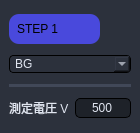
<?xml version="1.0" encoding="UTF-8"?>
<ui version="4.0">
 <class>test_pattern</class>
 <widget class="QWidget" name="test_pattern">
  <property name="geometry">
   <rect>
    <x>0</x>
    <y>0</y>
    <width>140</width>
    <height>133</height>
   </rect>
  </property>
  <property name="minimumSize">
   <size>
    <width>140</width>
    <height>133</height>
   </size>
  </property>
  <property name="maximumSize">
   <size>
    <width>140</width>
    <height>133</height>
   </size>
  </property>
  <property name="windowTitle">
   <string>Form</string>
  </property>
  <property name="styleSheet">
   <string notr="true">background-color: rgb(44, 49, 60);
border-radius: 10px;</string>
  </property>
  <layout class="QGridLayout" name="gridLayout_3">
   <property name="leftMargin">
    <number>0</number>
   </property>
   <property name="topMargin">
    <number>0</number>
   </property>
   <property name="rightMargin">
    <number>0</number>
   </property>
   <property name="bottomMargin">
    <number>0</number>
   </property>
   <item row="0" column="0">
    <widget class="QStackedWidget" name="page">
     <property name="currentIndex">
      <number>1</number>
     </property>
     <widget class="QWidget" name="page1">
      <property name="enabled">
       <bool>true</bool>
      </property>
      <layout class="QGridLayout" name="gridLayout">
       <item row="0" column="0">
        <widget class="QFrame" name="frame">
         <property name="styleSheet">
          <string notr="true">border:none;</string>
         </property>
         <property name="frameShape">
          <enum>QFrame::StyledPanel</enum>
         </property>
         <property name="frameShadow">
          <enum>QFrame::Raised</enum>
         </property>
         <layout class="QGridLayout" name="gridLayout_2">
          <property name="leftMargin">
           <number>0</number>
          </property>
          <property name="topMargin">
           <number>0</number>
          </property>
          <property name="rightMargin">
           <number>0</number>
          </property>
          <property name="bottomMargin">
           <number>0</number>
          </property>
          <property name="spacing">
           <number>0</number>
          </property>
         </layout>
        </widget>
       </item>
      </layout>
     </widget>
     <widget class="QWidget" name="page2">
      <layout class="QGridLayout" name="gridLayout_4">
       <item row="0" column="0" colspan="2">
        <widget class="QLabel" name="Step_label">
         <property name="minimumSize">
          <size>
           <width>0</width>
           <height>25</height>
          </size>
         </property>
         <property name="maximumSize">
          <size>
           <width>16777215</width>
           <height>30</height>
          </size>
         </property>
         <property name="styleSheet">
          <string notr="true">font:17px &quot;游ゴシック&quot;;
color: rgb(0, 0, 0);
padding-left:5px;
background-color: rgb(73, 73, 220);
border:none;</string>
         </property>
         <property name="text">
          <string>STEP 1</string>
         </property>
        </widget>
       </item>
       <item row="0" column="2">
        <widget class="QFrame" name="frame_3">
         <property name="styleSheet">
          <string notr="true">border:none;</string>
         </property>
         <property name="frameShape">
          <enum>QFrame::StyledPanel</enum>
         </property>
         <property name="frameShadow">
          <enum>QFrame::Raised</enum>
         </property>
         <layout class="QGridLayout" name="gridLayout_6">
          <property name="leftMargin">
           <number>0</number>
          </property>
          <property name="topMargin">
           <number>0</number>
          </property>
          <property name="rightMargin">
           <number>0</number>
          </property>
          <property name="bottomMargin">
           <number>0</number>
          </property>
          <property name="spacing">
           <number>0</number>
          </property>
         </layout>
        </widget>
       </item>
       <item row="2" column="0" colspan="3">
        <widget class="QFrame" name="frame_2">
         <property name="minimumSize">
          <size>
           <width>0</width>
           <height>3</height>
          </size>
         </property>
         <property name="maximumSize">
          <size>
           <width>16777215</width>
           <height>3</height>
          </size>
         </property>
         <property name="styleSheet">
          <string notr="true">background-color: rgb(65, 72, 88);</string>
         </property>
         <property name="frameShape">
          <enum>QFrame::StyledPanel</enum>
         </property>
         <property name="frameShadow">
          <enum>QFrame::Raised</enum>
         </property>
        </widget>
       </item>
       <item row="4" column="0">
        <widget class="QLabel" name="SV_label">
         <property name="maximumSize">
          <size>
           <width>16777215</width>
           <height>16777215</height>
          </size>
         </property>
         <property name="styleSheet">
          <string notr="true">font:13px &quot;游ゴシック&quot;;
color: rgb(225, 230, 241);
border:none;</string>
         </property>
         <property name="text">
          <string>測定電圧 V</string>
         </property>
        </widget>
       </item>
       <item row="1" column="0" colspan="3">
        <widget class="QComboBox" name="Type_comboBox">
         <property name="styleSheet">
          <string notr="true">font:13px &quot;游ゴシック&quot;;
color: rgb(225, 230, 241);
padding-left:5px;
padding-right:5px;
border-width: 1px;
border-style: solid;
border-radius: 4px;</string>
         </property>
         <item>
          <property name="text">
           <string>BG</string>
          </property>
         </item>
         <item>
          <property name="text">
           <string>測定+BG</string>
          </property>
         </item>
         <item>
          <property name="text">
           <string>END</string>
          </property>
         </item>
        </widget>
       </item>
       <item row="4" column="1" colspan="2">
        <widget class="QSpinBox" name="SV_lineEdit">
         <property name="minimumSize">
          <size>
           <width>50</width>
           <height>20</height>
          </size>
         </property>
         <property name="maximumSize">
          <size>
           <width>16777215</width>
           <height>16777215</height>
          </size>
         </property>
         <property name="mouseTracking">
          <bool>false</bool>
         </property>
         <property name="styleSheet">
          <string notr="true">background-color: rgba(0, 0, 0,80);
color: rgb(225, 230, 241);
border-width: 1px;
border-style: solid;
border-radius: 5px;
padding-left:5px;
padding-right:5px;
font: 12px &quot;游ゴシック&quot;;</string>
         </property>
         <property name="frame">
          <bool>true</bool>
         </property>
         <property name="alignment">
          <set>Qt::AlignCenter</set>
         </property>
         <property name="buttonSymbols">
          <enum>QAbstractSpinBox::NoButtons</enum>
         </property>
         <property name="minimum">
          <number>-2000</number>
         </property>
         <property name="maximum">
          <number>2000</number>
         </property>
         <property name="singleStep">
          <number>1</number>
         </property>
         <property name="stepType">
          <enum>QAbstractSpinBox::DefaultStepType</enum>
         </property>
         <property name="value">
          <number>500</number>
         </property>
        </widget>
       </item>
      </layout>
     </widget>
    </widget>
   </item>
  </layout>
 </widget>
 <resources/>
 <connections/>
</ui>
